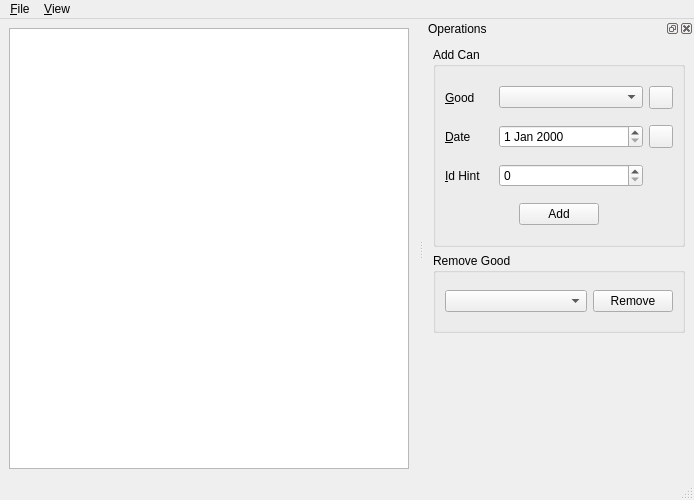
<?xml version="1.0" encoding="UTF-8"?>
<ui version="4.0">
 <class>Window</class>
 <widget class="QMainWindow" name="Window">
  <property name="geometry">
   <rect>
    <x>0</x>
    <y>0</y>
    <width>694</width>
    <height>500</height>
   </rect>
  </property>
  <property name="windowIcon">
   <iconset resource="../jccu.qrc">
    <normaloff>:/assets/icons/jccu</normaloff>:/assets/icons/jccu</iconset>
  </property>
  <property name="tabShape">
   <enum>QTabWidget::Triangular</enum>
  </property>
  <widget class="QWidget" name="centralwidget">
   <property name="sizePolicy">
    <sizepolicy hsizetype="Preferred" vsizetype="Preferred">
     <horstretch>0</horstretch>
     <verstretch>0</verstretch>
    </sizepolicy>
   </property>
   <layout class="QHBoxLayout" name="horizontalLayout_5">
    <item>
     <layout class="QVBoxLayout" name="verticalLayout_2">
      <property name="sizeConstraint">
       <enum>QLayout::SetDefaultConstraint</enum>
      </property>
      <item>
       <widget class="QTableView" name="tableView">
        <property name="sizePolicy">
         <sizepolicy hsizetype="Preferred" vsizetype="Preferred">
          <horstretch>0</horstretch>
          <verstretch>0</verstretch>
         </sizepolicy>
        </property>
        <property name="minimumSize">
         <size>
          <width>400</width>
          <height>300</height>
         </size>
        </property>
        <property name="horizontalScrollBarPolicy">
         <enum>Qt::ScrollBarAlwaysOff</enum>
        </property>
        <property name="editTriggers">
         <set>QAbstractItemView::NoEditTriggers</set>
        </property>
        <property name="tabKeyNavigation">
         <bool>false</bool>
        </property>
        <property name="showDropIndicator" stdset="0">
         <bool>false</bool>
        </property>
        <property name="dragDropOverwriteMode">
         <bool>false</bool>
        </property>
        <property name="selectionBehavior">
         <enum>QAbstractItemView::SelectRows</enum>
        </property>
        <property name="gridStyle">
         <enum>Qt::SolidLine</enum>
        </property>
        <property name="cornerButtonEnabled">
         <bool>false</bool>
        </property>
        <attribute name="verticalHeaderVisible">
         <bool>false</bool>
        </attribute>
        <attribute name="verticalHeaderHighlightSections">
         <bool>false</bool>
        </attribute>
       </widget>
      </item>
     </layout>
    </item>
   </layout>
  </widget>
  <widget class="QMenuBar" name="menubar">
   <property name="geometry">
    <rect>
     <x>0</x>
     <y>0</y>
     <width>694</width>
     <height>21</height>
    </rect>
   </property>
   <widget class="QMenu" name="menu_File">
    <property name="title">
     <string>&amp;File</string>
    </property>
    <addaction name="actionQuit"/>
   </widget>
   <widget class="QMenu" name="menuView">
    <property name="title">
     <string>&amp;View</string>
    </property>
    <addaction name="actionOperations"/>
   </widget>
   <addaction name="menu_File"/>
   <addaction name="menuView"/>
  </widget>
  <widget class="QDockWidget" name="operationsDockWidget">
   <property name="sizePolicy">
    <sizepolicy hsizetype="Preferred" vsizetype="Preferred">
     <horstretch>0</horstretch>
     <verstretch>0</verstretch>
    </sizepolicy>
   </property>
   <property name="minimumSize">
    <size>
     <width>270</width>
     <height>332</height>
    </size>
   </property>
   <property name="features">
    <set>QDockWidget::AllDockWidgetFeatures</set>
   </property>
   <property name="allowedAreas">
    <set>Qt::LeftDockWidgetArea|Qt::RightDockWidgetArea</set>
   </property>
   <property name="windowTitle">
    <string>Operations</string>
   </property>
   <attribute name="dockWidgetArea">
    <number>2</number>
   </attribute>
   <widget class="QWidget" name="dockWidgetContents">
    <layout class="QVBoxLayout" name="verticalLayout_3">
     <item>
      <widget class="QGroupBox" name="groupBox">
       <property name="sizePolicy">
        <sizepolicy hsizetype="Preferred" vsizetype="Preferred">
         <horstretch>0</horstretch>
         <verstretch>0</verstretch>
        </sizepolicy>
       </property>
       <property name="minimumSize">
        <size>
         <width>250</width>
         <height>200</height>
        </size>
       </property>
       <property name="title">
        <string>Add Can</string>
       </property>
       <layout class="QVBoxLayout" name="verticalLayout">
        <item>
         <layout class="QHBoxLayout" name="horizontalLayout">
          <item>
           <widget class="QLabel" name="label">
            <property name="sizePolicy">
             <sizepolicy hsizetype="Preferred" vsizetype="Preferred">
              <horstretch>1</horstretch>
              <verstretch>0</verstretch>
             </sizepolicy>
            </property>
            <property name="toolTip">
             <string>Choose the good of the new can.</string>
            </property>
            <property name="statusTip">
             <string>Choose the good of the new can.</string>
            </property>
            <property name="text">
             <string>&amp;Good</string>
            </property>
            <property name="buddy">
             <cstring>addGoodComboBox</cstring>
            </property>
           </widget>
          </item>
          <item>
           <widget class="QComboBox" name="addGoodComboBox">
            <property name="sizePolicy">
             <sizepolicy hsizetype="Preferred" vsizetype="Fixed">
              <horstretch>3</horstretch>
              <verstretch>0</verstretch>
             </sizepolicy>
            </property>
            <property name="currentIndex">
             <number>-1</number>
            </property>
            <property name="sizeAdjustPolicy">
             <enum>QComboBox::AdjustToContents</enum>
            </property>
            <property name="modelColumn">
             <number>0</number>
            </property>
           </widget>
          </item>
          <item>
           <widget class="QToolButton" name="addGoodToolButton">
            <property name="sizePolicy">
             <sizepolicy hsizetype="Fixed" vsizetype="Fixed">
              <horstretch>1</horstretch>
              <verstretch>0</verstretch>
             </sizepolicy>
            </property>
            <property name="minimumSize">
             <size>
              <width>22</width>
              <height>22</height>
             </size>
            </property>
            <property name="toolTip">
             <string>Add a new good.</string>
            </property>
            <property name="statusTip">
             <string>Add a new good.</string>
            </property>
            <property name="text">
             <string/>
            </property>
            <property name="icon">
             <iconset resource="../jccu.qrc">
              <normaloff>:/assets/icons/add</normaloff>:/assets/icons/add</iconset>
            </property>
           </widget>
          </item>
         </layout>
        </item>
        <item>
         <layout class="QHBoxLayout" name="horizontalLayout_2">
          <item>
           <widget class="QLabel" name="label_2">
            <property name="sizePolicy">
             <sizepolicy hsizetype="Preferred" vsizetype="Preferred">
              <horstretch>1</horstretch>
              <verstretch>0</verstretch>
             </sizepolicy>
            </property>
            <property name="toolTip">
             <string>Choose the date of the new can.</string>
            </property>
            <property name="statusTip">
             <string>Choose the date of the new can.</string>
            </property>
            <property name="text">
             <string>&amp;Date</string>
            </property>
            <property name="buddy">
             <cstring>dateDateEdit</cstring>
            </property>
           </widget>
          </item>
          <item>
           <widget class="QDateEdit" name="dateDateEdit">
            <property name="sizePolicy">
             <sizepolicy hsizetype="Minimum" vsizetype="Fixed">
              <horstretch>3</horstretch>
              <verstretch>0</verstretch>
             </sizepolicy>
            </property>
           </widget>
          </item>
          <item>
           <widget class="QToolButton" name="newDateToolButton">
            <property name="sizePolicy">
             <sizepolicy hsizetype="Fixed" vsizetype="Fixed">
              <horstretch>1</horstretch>
              <verstretch>0</verstretch>
             </sizepolicy>
            </property>
            <property name="minimumSize">
             <size>
              <width>22</width>
              <height>22</height>
             </size>
            </property>
            <property name="toolTip">
             <string>Select the date with a calendar.</string>
            </property>
            <property name="statusTip">
             <string>Select the date with a calendar.</string>
            </property>
            <property name="text">
             <string/>
            </property>
            <property name="icon">
             <iconset resource="../jccu.qrc">
              <normaloff>:/assets/icons/calendar</normaloff>:/assets/icons/calendar</iconset>
            </property>
           </widget>
          </item>
         </layout>
        </item>
        <item>
         <layout class="QHBoxLayout" name="horizontalLayout_3">
          <item>
           <widget class="QLabel" name="label_3">
            <property name="sizePolicy">
             <sizepolicy hsizetype="Preferred" vsizetype="Preferred">
              <horstretch>1</horstretch>
              <verstretch>0</verstretch>
             </sizepolicy>
            </property>
            <property name="toolTip">
             <string>If the id indicated by the id hint is available, the new can will have that id.</string>
            </property>
            <property name="statusTip">
             <string>If the id indicated by the id hint is available, the new can will have that id.</string>
            </property>
            <property name="text">
             <string>&amp;Id Hint</string>
            </property>
            <property name="buddy">
             <cstring>idHintSpinBox</cstring>
            </property>
           </widget>
          </item>
          <item>
           <widget class="QSpinBox" name="idHintSpinBox">
            <property name="sizePolicy">
             <sizepolicy hsizetype="Minimum" vsizetype="Fixed">
              <horstretch>3</horstretch>
              <verstretch>0</verstretch>
             </sizepolicy>
            </property>
            <property name="minimum">
             <number>0</number>
            </property>
            <property name="maximum">
             <number>1000</number>
            </property>
            <property name="value">
             <number>0</number>
            </property>
           </widget>
          </item>
          <item>
           <spacer name="horizontalSpacer_3">
            <property name="orientation">
             <enum>Qt::Horizontal</enum>
            </property>
            <property name="sizeType">
             <enum>QSizePolicy::Fixed</enum>
            </property>
            <property name="sizeHint" stdset="0">
             <size>
              <width>30</width>
              <height>20</height>
             </size>
            </property>
           </spacer>
          </item>
         </layout>
        </item>
        <item>
         <layout class="QHBoxLayout" name="horizontalLayout_4">
          <item>
           <spacer name="horizontalSpacer">
            <property name="orientation">
             <enum>Qt::Horizontal</enum>
            </property>
            <property name="sizeHint" stdset="0">
             <size>
              <width>40</width>
              <height>20</height>
             </size>
            </property>
           </spacer>
          </item>
          <item>
           <widget class="QPushButton" name="addCanButton">
            <property name="sizePolicy">
             <sizepolicy hsizetype="Fixed" vsizetype="Fixed">
              <horstretch>0</horstretch>
              <verstretch>0</verstretch>
             </sizepolicy>
            </property>
            <property name="text">
             <string>Add</string>
            </property>
           </widget>
          </item>
          <item>
           <spacer name="horizontalSpacer_2">
            <property name="orientation">
             <enum>Qt::Horizontal</enum>
            </property>
            <property name="sizeHint" stdset="0">
             <size>
              <width>40</width>
              <height>20</height>
             </size>
            </property>
           </spacer>
          </item>
         </layout>
        </item>
       </layout>
      </widget>
     </item>
     <item>
      <widget class="QGroupBox" name="groupBox_2">
       <property name="minimumSize">
        <size>
         <width>250</width>
         <height>80</height>
        </size>
       </property>
       <property name="title">
        <string>Remove Good</string>
       </property>
       <layout class="QHBoxLayout" name="horizontalLayout_6">
        <item>
         <widget class="QComboBox" name="removeGoodComboBox">
          <property name="sizePolicy">
           <sizepolicy hsizetype="Preferred" vsizetype="Fixed">
            <horstretch>0</horstretch>
            <verstretch>0</verstretch>
           </sizepolicy>
          </property>
          <property name="sizeAdjustPolicy">
           <enum>QComboBox::AdjustToContents</enum>
          </property>
          <property name="modelColumn">
           <number>0</number>
          </property>
         </widget>
        </item>
        <item>
         <widget class="QPushButton" name="removeGoodButton">
          <property name="sizePolicy">
           <sizepolicy hsizetype="Fixed" vsizetype="Fixed">
            <horstretch>0</horstretch>
            <verstretch>0</verstretch>
           </sizepolicy>
          </property>
          <property name="text">
           <string>Remove</string>
          </property>
         </widget>
        </item>
       </layout>
      </widget>
     </item>
     <item>
      <spacer name="verticalSpacer">
       <property name="orientation">
        <enum>Qt::Vertical</enum>
       </property>
       <property name="sizeHint" stdset="0">
        <size>
         <width>20</width>
         <height>40</height>
        </size>
       </property>
      </spacer>
     </item>
    </layout>
   </widget>
  </widget>
  <widget class="QStatusBar" name="statusBar"/>
  <action name="actionQuit">
   <property name="text">
    <string>&amp;Quit</string>
   </property>
  </action>
  <action name="actionOperations">
   <property name="checkable">
    <bool>true</bool>
   </property>
   <property name="checked">
    <bool>true</bool>
   </property>
   <property name="text">
    <string>&amp;Operations</string>
   </property>
  </action>
 </widget>
 <resources>
  <include location="../jccu.qrc"/>
 </resources>
 <connections>
  <connection>
   <sender>actionOperations</sender>
   <signal>triggered(bool)</signal>
   <receiver>operationsDockWidget</receiver>
   <slot>setVisible(bool)</slot>
   <hints>
    <hint type="sourcelabel">
     <x>-1</x>
     <y>-1</y>
    </hint>
    <hint type="destinationlabel">
     <x>558</x>
     <y>310</y>
    </hint>
   </hints>
  </connection>
  <connection>
   <sender>operationsDockWidget</sender>
   <signal>visibilityChanged(bool)</signal>
   <receiver>actionOperations</receiver>
   <slot>setChecked(bool)</slot>
   <hints>
    <hint type="sourcelabel">
     <x>558</x>
     <y>310</y>
    </hint>
    <hint type="destinationlabel">
     <x>-1</x>
     <y>-1</y>
    </hint>
   </hints>
  </connection>
 </connections>
</ui>
